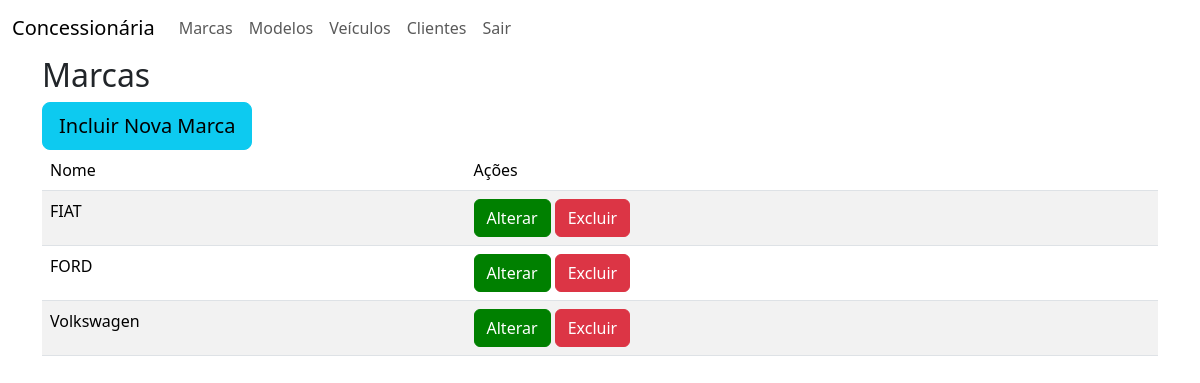
//listar_marcas, run on an earlier commit of the app's database.
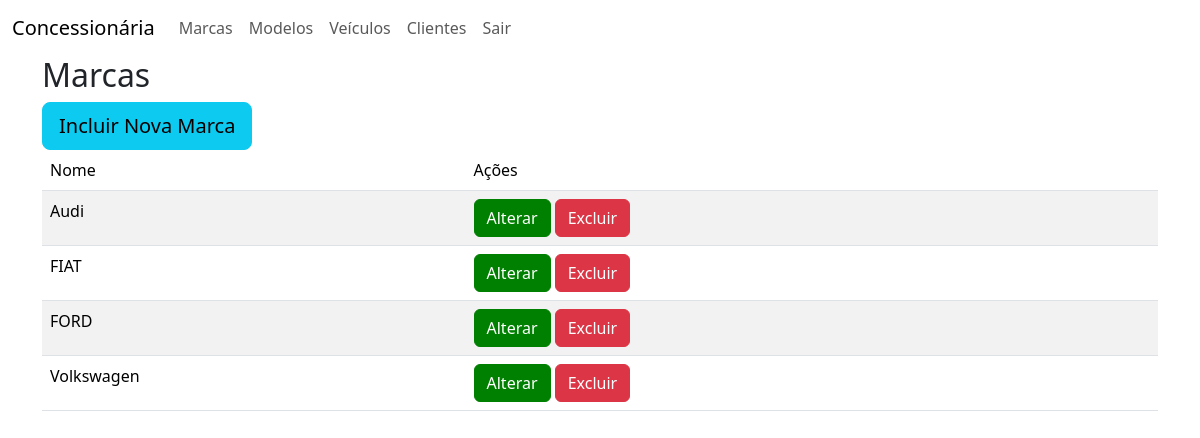
And on a later commit of the database.
### cadastro/models.py (models this page shows, shortened)
class Marca(models.Model):
    nome = models.CharField(max_length=100)
    class Meta:
        ordering = ['nome']

### cadastro/views.py (the view)
# urls.py: path('/listar_marcas', views.listarMarcas,name= 'listar_marcas'),
def listarMarcas(request):
    marcas = Marca.objects.order_by('nome')
    return render(request, 'marcas/lista.html',{'marcas': marcas})

### cadastro/templates/marcas/lista.html
{% extends 'base.html' %}
{% block content %}
   <h2>Marcas</h2>
   <a href="{% url 'incluir_marca' %}" class="btn btn-info btn-lg">Incluir Nova Marca</a>
   <table class='table table-striped'>
      <thead>
      <tr>
         <td>Nome</td>
         <td>Ações</td>
      </tr>
   </thead>
   <tbody>
      {% for m in marcas %}
      <tr>
         <td>{{m.nome}}</td>
         <td>
            <a href ="{% url 'alterar_marca' m.id %}" class="btn btn-primary" >Alterar</a>
            <a href= "#" class = "btn btn-danger" onclick="abrirTela('{% url 'excluir_marca' m.id %}')" >Excluir</a>
         </td>
      </tr>
      {% endfor %}
   </tbody>
   </table>
{% endblock %}

What changed in the data, as far as the page shows it:
added Marca: nome "Audi"
